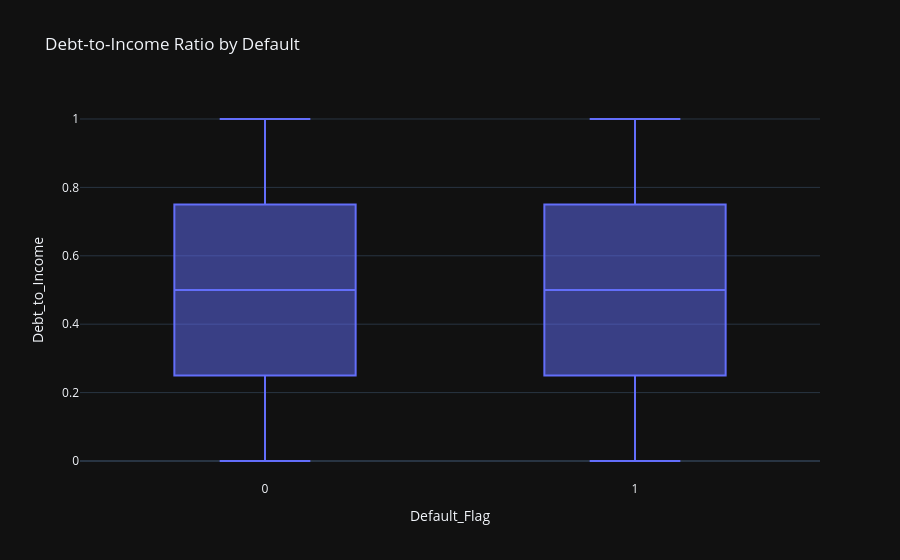

This figure's notebook cell:
### Code cell
# -----------------------------
# 8. Debt-to-Income by Default
# -----------------------------
fig8 = px.box(
    df,
    x="Default_Flag",
    y="Debt_to_Income",
    title="Debt-to-Income Ratio by Default"
)
fig8.show()

### Figure 1 — Plotly figure (JSON) as saved in the notebook; plotly's stock layout.template omitted (floating-point values rounded to 4 significant figures; data arrays with more than 128 entries replaced by an {"elided": "..."} marker saying what was removed)
{"data": [{"alignmentgroup": "True", "hovertemplate": "Default_Flag=%{x}<br>Debt_to_Income=%{y}<extra></extra>", "legendgroup": "", "marker": {"color": "#636efa"}, "name": "", "notched": false, "offsetgroup": "", "orientation": "v", "showlegend": false, "x": {"elided": "95000 int values"}, "x0": " ", "xaxis": "x", "y": {"elided": "95000 float values"}, "y0": " ", "yaxis": "y", "type": "box"}], "layout": {"xaxis": {"anchor": "y", "domain": [0.0, 1.0], "title": {"text": "Default_Flag"}}, "yaxis": {"anchor": "x", "domain": [0.0, 1.0], "title": {"text": "Debt_to_Income"}}, "legend": {"tracegroupgap": 0}, "title": {"text": "Debt-to-Income Ratio by Default"}, "boxmode": "group"}}
